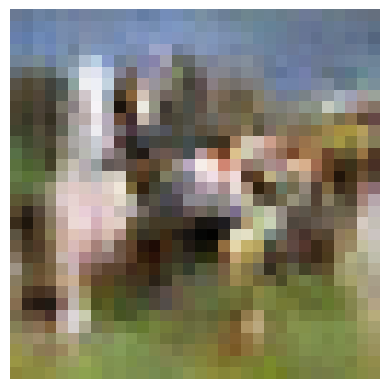
#> input picture Animales generados/Vacas/19_imagen_generada_0.png, 389 x 389 px; its folder holds only this picture in this run
$ python gifs.py
#> lines starting #> are read from the running program, lines starting #| are printed output that depends on the picture
from PIL import Image
import imageio
import os
import time

def cargar_imagenes():
    folder_path = './Animales generados/Vacas'  # Ruta al directorio que contiene las imágenes
    imagenes = []

    # Recorrer el directorio y cargar las imágenes
    for filename in os.listdir(folder_path):
        img_path = os.path.join(folder_path, filename)
        if os.path.isfile(img_path):
            img = Image.open(img_path)
#> img is the input picture: PIL image 389x389 RGBA; mean R, G, B, A 135.5, 133, 117, 255
            img = img.resize((128, 128))  # Ajusta el tamaño si es necesario
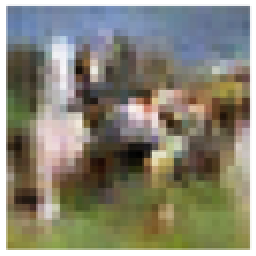
#> img: PIL image 128x128 RGBA (shown 2 times larger); mean R, G, B, A 135.4, 132.9, 116.9, 255
            imagenes.append(img)

    return imagenes

# Obtener las imágenes
imagenes = cargar_imagenes()
#> imagenes = 1 item

# Crear el GIF
with imageio.get_writer('output.gif', mode='I', duration=2) as writer:
    for img in imagenes:
        img.save('temp.gif')
        image = imageio.imread('temp.gif')
        writer.append_data(image)
        time.sleep(0.5)  # Esperar 0.5 segundos antes de pasar a la siguiente imagen

# Eliminar el archivo temporal
os.remove('temp.gif')

$ run again, on Animales generados/Vacas/19_imagen_generada_4.png
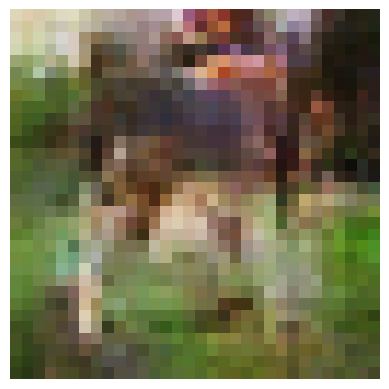
#> input picture Animales generados/Vacas/19_imagen_generada_4.png, 389 x 389 px
#> in cargar_imagenes, img is the input picture: PIL image 389x389 RGBA; mean R, G, B, A 120.8, 116.2, 88.1, 255
#> in cargar_imagenes, `img = img.resize((128, 128))`:
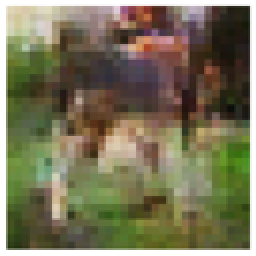
#> img: PIL image 128x128 RGBA (shown 2 times larger); mean R, G, B, A 120.7, 116, 88, 255
#> imagenes = 1 item

$ run again, on Animales generados/Vacas/19_imagen_generada_5.png
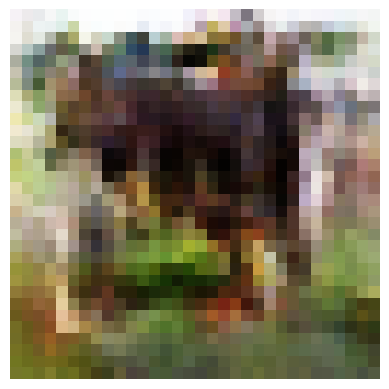
#> input picture Animales generados/Vacas/19_imagen_generada_5.png, 389 x 389 px
#> in cargar_imagenes, img is the input picture: PIL image 389x389 RGBA; mean R, G, B, A 129.7, 122.2, 99.8, 255
#> in cargar_imagenes, `img = img.resize((128, 128))`:
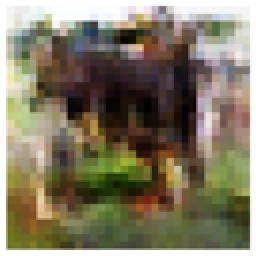
#> img: PIL image 128x128 RGBA (shown 2 times larger); mean R, G, B, A 129.7, 122.2, 99.7, 255
#> imagenes = 1 item

$ run again, on Animales generados/Vacas/19_imagen_generada_6.png
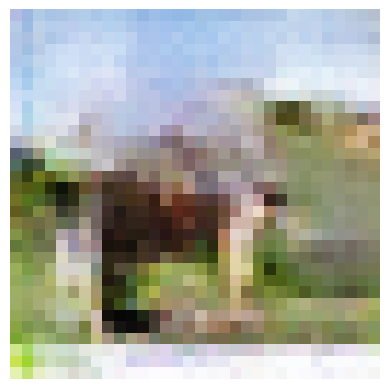
#> input picture Animales generados/Vacas/19_imagen_generada_6.png, 389 x 389 px
#> in cargar_imagenes, img is the input picture: PIL image 389x389 RGBA; mean R, G, B, A 167.3, 170, 159.5, 255
#> in cargar_imagenes, `img = img.resize((128, 128))`:
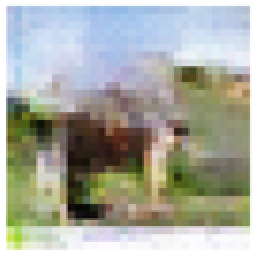
#> img: PIL image 128x128 RGBA (shown 2 times larger); mean R, G, B, A 167.3, 170, 159.5, 255
#> imagenes = 1 item

$ run again, on Animales generados/Vacas/19_imagen_generada_1.png
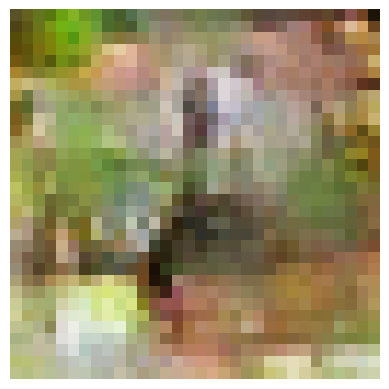
#> input picture Animales generados/Vacas/19_imagen_generada_1.png, 389 x 389 px
#> in cargar_imagenes, img is the input picture: PIL image 389x389 RGBA; mean R, G, B, A 156.7, 147, 110.4, 255
#> in cargar_imagenes, `img = img.resize((128, 128))`:
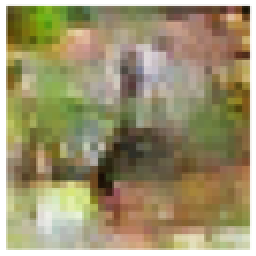
#> img: PIL image 128x128 RGBA (shown 2 times larger); mean R, G, B, A 156.7, 146.9, 110.3, 255
#> imagenes = 1 item
